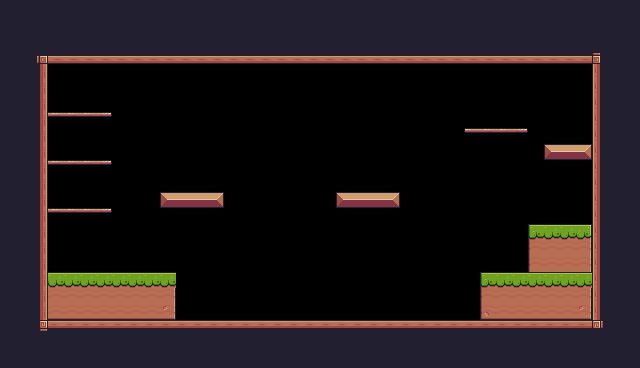

This is a level from a 2D game, rendered from its Tiled map with the project's own tilesets. A one-line summary and the complete map file follow:
An orthogonal 40x23 tile map with 16x16 px tiles, 1 tile layer (background) and 30 objects (10x Fruit, 10x collision, 4x Saw, 4x Platform, Player, ...).

<map version="1.10" tiledversion="1.10.2" orientation="orthogonal" renderorder="right-down" width="40" height="23" tilewidth="16" tileheight="16" infinite="0" nextlayerid="4" nextobjectid="36">
 <tileset firstgid="1" source="Pixel Adventure.tsx" />
 <layer id="1" name="background" width="40" height="23">
  <data encoding="csv">
24,24,24,24,24,24,24,24,24,24,24,24,24,24,24,24,24,24,24,24,24,24,24,24,24,24,24,24,24,24,24,24,24,24,24,24,24,24,24,24,
24,24,24,24,24,24,24,24,24,24,24,24,24,24,24,24,24,24,24,24,24,24,24,24,24,24,24,24,24,24,24,24,24,24,24,24,24,24,24,24,
24,24,24,24,24,24,24,24,24,24,24,24,24,24,24,24,24,24,24,24,24,24,24,24,24,24,24,24,24,24,24,24,24,24,24,24,24,24,24,24,
24,24,92,134,134,134,134,134,134,134,134,134,134,134,134,134,134,134,134,134,134,134,134,134,134,134,134,134,134,134,134,134,134,134,134,134,134,93,24,24,
24,24,113,0,0,0,0,0,0,0,0,0,0,0,0,0,0,0,0,0,0,0,0,0,0,0,0,0,0,0,0,0,0,0,0,0,0,111,24,24,
24,24,113,0,0,0,0,0,0,0,0,0,0,0,0,0,0,0,0,0,0,0,0,0,0,0,0,0,0,0,0,0,0,0,0,0,0,111,24,24,
24,24,113,0,0,0,0,0,0,0,0,0,0,0,0,0,0,0,0,0,0,0,0,0,0,0,0,0,0,0,0,0,0,0,0,0,0,111,24,24,
24,24,113,41,41,41,42,0,0,0,0,0,0,0,0,0,0,0,0,0,0,0,0,0,0,0,0,0,0,0,0,0,0,0,0,0,0,111,24,24,
24,24,113,0,0,0,0,0,0,0,0,0,0,0,0,0,0,0,0,0,0,0,0,0,0,0,0,0,0,40,41,41,42,0,0,0,0,111,24,24,
24,24,113,0,0,0,0,0,0,0,0,0,0,0,0,0,0,0,0,0,0,0,0,0,0,0,0,0,0,0,0,0,0,0,13,14,15,111,24,24,
24,24,113,41,41,41,42,0,0,0,0,0,0,0,0,0,0,0,0,0,0,0,0,0,0,0,0,0,0,0,0,0,0,0,0,0,0,111,24,24,
24,24,113,0,0,0,0,0,0,0,0,0,0,0,0,0,0,0,0,0,0,0,0,0,0,0,0,0,0,0,0,0,0,0,0,0,0,111,24,24,
24,24,113,0,0,0,0,0,0,0,13,14,14,15,0,0,0,0,0,0,0,13,14,14,15,0,0,0,0,0,0,0,0,0,0,0,0,111,24,24,
24,24,113,41,41,41,42,0,0,0,0,0,0,0,0,0,0,0,0,0,0,0,0,0,0,0,0,0,0,0,0,0,0,0,0,0,0,111,24,24,
24,24,113,0,0,0,0,0,0,0,0,0,0,0,0,0,0,0,0,0,0,0,0,0,0,0,0,0,0,0,0,0,0,7,8,8,9,111,24,24,
24,24,113,0,0,0,0,0,0,0,0,0,0,0,0,0,0,0,0,0,0,0,0,0,0,0,0,0,0,0,0,0,0,29,30,30,31,111,24,24,
24,24,113,0,0,0,0,0,0,0,0,0,0,0,0,0,0,0,0,0,0,0,0,0,0,0,0,0,0,0,0,0,0,29,30,30,31,111,24,24,
24,24,113,8,8,8,8,8,8,8,8,0,0,0,0,0,0,0,0,0,0,0,0,0,0,0,0,0,0,0,7,8,8,8,8,8,8,111,24,24,
24,24,113,30,30,30,30,30,30,30,31,0,0,0,0,0,0,0,0,0,0,0,0,0,0,0,0,0,0,0,29,30,30,30,30,30,31,111,24,24,
24,24,113,52,52,52,52,52,52,52,53,0,0,0,0,0,0,0,0,0,0,0,0,0,0,0,0,0,0,0,51,52,52,52,52,52,53,111,24,24,
24,24,114,90,90,90,90,90,90,90,90,90,90,90,90,90,90,90,90,90,90,90,90,90,90,90,90,90,90,90,90,90,90,90,90,90,90,115,24,24,
24,24,24,24,24,24,24,24,24,24,112,112,112,112,112,112,112,112,24,24,24,24,24,24,24,24,24,24,24,24,24,24,24,24,24,24,24,24,24,24,
24,24,24,24,24,24,24,24,24,24,112,112,112,24,24,24,24,24,24,24,24,24,24,24,24,24,24,24,24,24,24,24,24,24,24,24,24,24,24,24
</data>
 </layer>
 <objectgroup id="2" name="Spawnpoints">
  <object id="1" name="Player" type="Player" x="143.909" y="239.698" width="32" height="32" />
  <object id="2" name="Cherries" type="Fruit" x="79.8613" y="127.806" width="32" height="32" />
  <object id="3" name="Bananas" type="Fruit" x="79.8836" y="78.9339" width="32" height="32" />
  <object id="4" name="Apple" type="Fruit" x="80" y="176" width="32" height="32" />
  <object id="5" name="Cherries" type="Fruit" x="158.73" y="157.284" width="32" height="32" />
  <object id="6" name="Cherries" type="Fruit" x="194.376" y="156.388" width="32" height="32" />
  <object id="7" name="Cherries" type="Fruit" x="176.485" y="120.758" width="32" height="32" />
  <object id="8" name="Cherries" type="Fruit" x="337.707" y="162.221" width="32" height="32" />
  <object id="9" name="Cherries" type="Fruit" x="370.387" y="162.161" width="32" height="32" />
  <object id="10" name="Cherries" type="Fruit" x="353.583" y="129.631" width="32" height="32" />
  <object id="11" name="Kiwi" type="Fruit" x="481.453" y="93.3182" width="32" height="32" />
  <object id="13" type="Saw" x="305.707" y="305.631" width="32" height="32">
   <properties>
    <property name="isVertical" type="bool" value="false" />
    <property name="offsetNeg" type="float" value="8" />
    <property name="offsetPos" type="float" value="9" />
   </properties>
  </object>
  <object id="14" type="Saw" x="418.54" y="87.2533" width="32" height="32">
   <properties>
    <property name="isVertical" type="bool" value="true" />
    <property name="offsetNeg" type="float" value="5" />
    <property name="offsetPos" type="float" value="3" />
   </properties>
  </object>
  <object id="15" type="checkpoint" x="528" y="160" width="64" height="64" />
  <object id="29" type="Saw" x="492.354" y="257.018" width="32" height="32">
   <properties>
    <property name="isVertical" type="bool" value="false" />
    <property name="offsetNeg" type="float" value="0" />
    <property name="offsetPos" type="float" value="0" />
   </properties>
  </object>
  <object id="35" type="Saw" x="552.046" y="125.559" width="32" height="32">
   <properties>
    <property name="isVertical" type="bool" value="false" />
    <property name="offsetNeg" type="float" value="0" />
    <property name="offsetPos" type="float" value="0" />
   </properties>
  </object>
 </objectgroup>
 <objectgroup id="3" name="Collisions">
  <object id="16" type="collision" x="159.814" y="191.889" width="63.9369" height="16.1624" />
  <object id="17" type="collision" x="336.702" y="191.698" width="64.0286" height="15.8405" />
  <object id="18" type="collision" x="480.025" y="272.104" width="113.013" height="48.4433" />
  <object id="19" type="collision" x="48.0824" y="271.826" width="127.774" height="47.5737" />
  <object id="20" type="collision" x="39.6163" y="55.9958" width="8.30156" height="274.802" />
  <object id="21" type="collision" x="37.1" y="55.1862" width="563.817" height="7.43308" />
  <object id="22" type="collision" x="592.434" y="52.0125" width="8.25472" height="276.784" />
  <object id="23" type="collision" x="48.1418" y="319.582" width="544.61" height="7.74799" />
  <object id="24" type="collision" x="528.026" y="224.018" width="63.5958" height="48.005" />
  <object id="26" type="collision" x="544" y="144" width="48" height="16" />
  <object id="31" type="Platform" x="48.963" y="207.972" width="62.8433" height="5.03523" />
  <object id="32" type="Platform" x="49.4486" y="159.998" width="62.4684" height="4.80519" />
  <object id="33" type="Platform" x="49.1582" y="112.091" width="62.4684" height="4.80519" />
  <object id="34" type="Platform" x="464" y="128" width="64.2204" height="4.80519" />
 </objectgroup>
</map>
